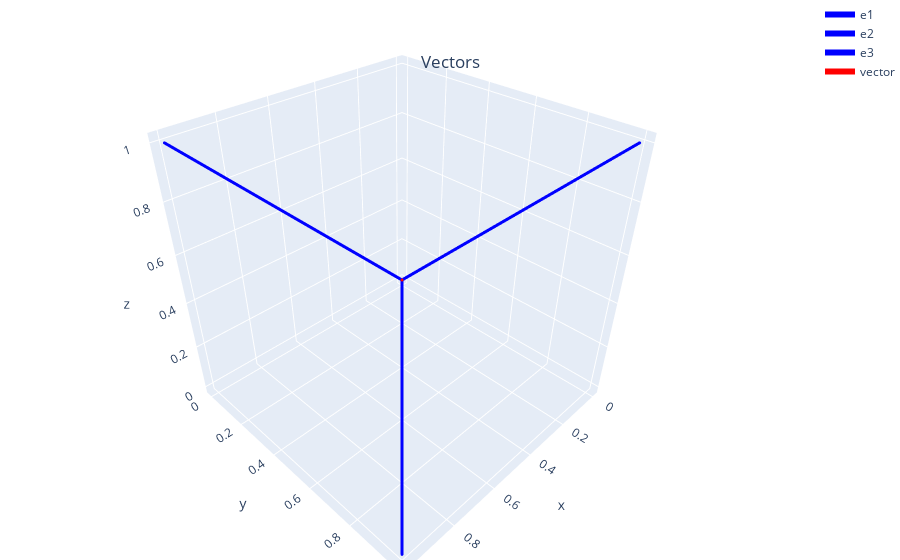

Source (notebook cell):
### Markdown cell above
### Exercice 1: 

1. Montrer que les vecteurs $v_{1}=(0,1,1), v_{2}=(1,0,1)$ et $v_{3}=(1,1,0)$ forment une base de $\mathbb{R}^{3}$. Trouver les composantes du vecteur $w=(1,1,1)$ dans cette base $\left(v_{1}, v_{2}, v_{3}\right)$
2. Montrer que les vecteurs $v_{1}=(1,1,1), v_{2}=(-1,1,0)$ et $v_{3}=(1,0,-1)$ forment une base de $\mathbb{R}^{3}$. Trouver les composantes du vecteur $e_{1}=(1,0,0), e_{2}=(0,1,0), e_{3}=(0,0,1)$ et $w=(1,2,-3)$ dans cette base $\left(v_{1}, v_{2}, v_{3}\right)$

### Code cell
v1 = [0,1,1]
v2 = [1,0,1]
v3 = [1,1,0]
w = [1,1,1]
Visual(v1,v2,v3,w)
composantes(v1,v2,v3,w)

### Figure 1 — Plotly figure (JSON) as saved in the notebook; plotly's stock layout.template omitted (floating-point values rounded to 4 significant figures)
{"data": [{"line": {"color": "blue", "width": 6}, "marker": {"color": "blue", "size": 1}, "name": "e1", "type": "scatter3d", "x": [0, 0], "y": [0, 1], "z": [0, 1]}, {"line": {"color": "blue", "width": 6}, "marker": {"color": "blue", "size": 1}, "name": "e2", "type": "scatter3d", "x": [0, 1], "y": [0, 0], "z": [0, 1]}, {"line": {"color": "blue", "width": 6}, "marker": {"color": "blue", "size": 1}, "name": "e3", "type": "scatter3d", "x": [0, 1], "y": [0, 1], "z": [0, 0]}, {"line": {"color": "red", "width": 6}, "marker": {"color": "red", "size": 1}, "name": "vector", "type": "scatter3d", "x": [0, 1], "y": [0, 1], "z": [0, 1]}], "layout": {"margin": {"b": 0, "l": 0, "r": 0, "t": 0}, "title": {"text": "Vectors", "x": 0.5, "xanchor": "center", "y": 0.9, "yanchor": "top"}}}
